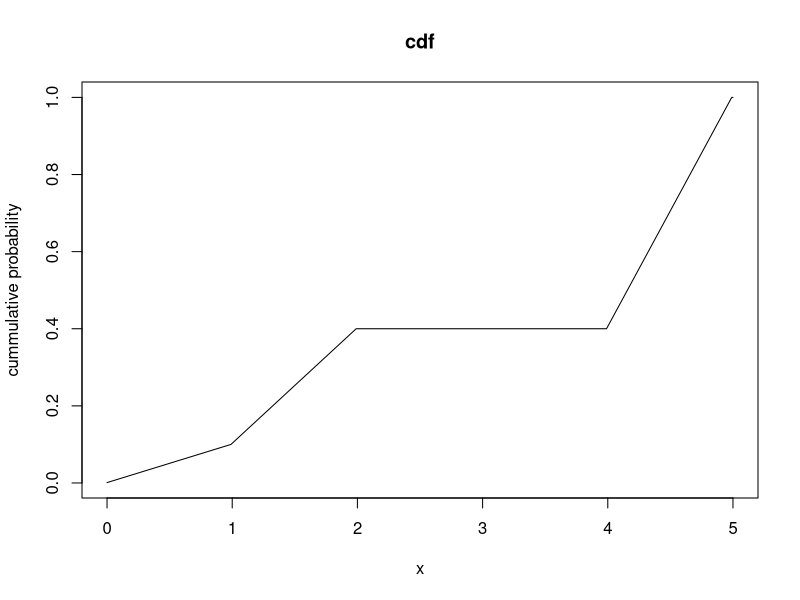
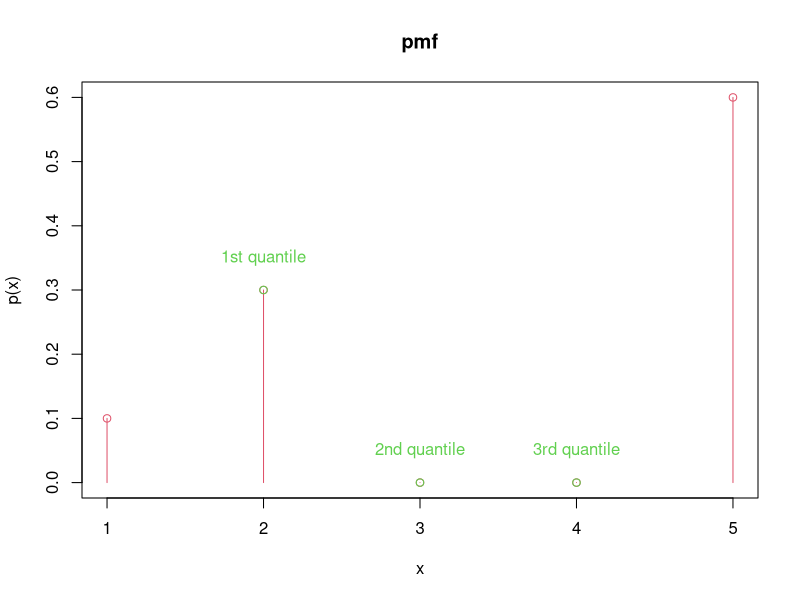
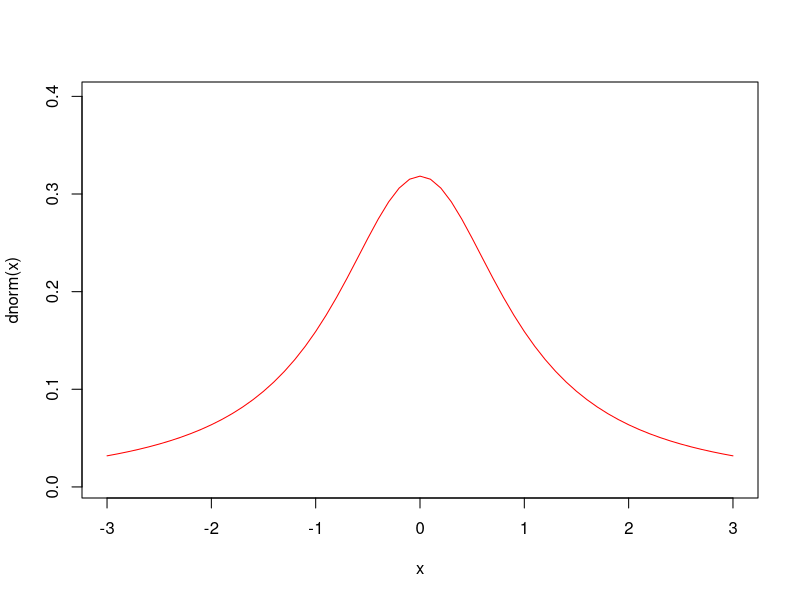

Source code (R) for these figures, in order: (Note: this script raises an error after producing the figures.)
## ---- chunk 1
knitr::opts_chunk$set(echo = TRUE)
## ---- chunk 2
#a
x <- c()
x[1] <- sample(11, 1)  #隨機從1-11取一整數
print(x[1])
for(i in c(2:(x[1]*3))){
  x[i] <-(9*x[i-1]+3)%%11  #將20個cycle值輸出
  print(x[i])
}

## ---- chunk 3
x <- c()
x[1] <- sample(11, 1)  #隨機從1-11取一整數
print(x[1])
for(i in c(2:20)){
  x[i] <-(8*x[i-1]+3)%%11  #將20個cycle值輸出
  print(x[i])
}
## ---- chunk 4
x <- c()
x[1] <- sample(12, 1)  #隨機從1-12取一整數
print(x[1])
for(i in c(2:20)){
  x[i] <-(8*x[i-1]+2)%%12  #將20個cycle值輸出
  print(x[i])
}
## ---- chunk 5
#plot cdf
fx <- function(x) {
  if(x >= 0 && x < 1) {
    res <-  0.1;
  } else if(x >=1 && x < 2) {
    res <- 0.3;
  } else if(x >= 4 && x < 5) {
    res <-  0.6;
  } else {
    res <- 0;
  }
  return(res);
}
fx <- Vectorize(fx)
dx <- 0.01
x <- seq(0, 5, by = dx)
plot(x, cumsum(fx(x) * dx), type = "l", ylab = "cummulative probability", main = "cdf")

## ---- chunk 6
#simulate a random variable
set.seed(1)
runif(1)
## ---- chunk 7
#plot pmf
PP <- c(0.1, 0.3, 0, 0, 0.6)
require(graphics)
plot(PP,type="h",col=2,main="pmf",xlab="x",ylab="p(x)")
points(PP,col=2)
q1 <- ceiling(5*0.25)
points(q1, PP[q1], col=3)
q2 <- ceiling(5*0.5)
points(q2, PP[q2], col=3)
q3 <- ceiling(5*0.75)
points(q3, PP[q3], col=3)
text(q1, PP[q1]+0.05, col=3, "1st quantile")
text(q2, PP[q2]+0.05, col=3, "2nd quantile")
text(q3, PP[q3]+0.05, col=3, "3rd quantile")
## ---- chunk 8

## ---- chunk 9
x<-seq(-3,3,by=0.1)
plot(x, dnorm(x),type="n")
lines(x, dcauchy(x),col="red")
## ---- chunk 10
#handwriting
knitr::include_graphics("D:/Numerical Methods/source/chapter18_photo.jpg")
